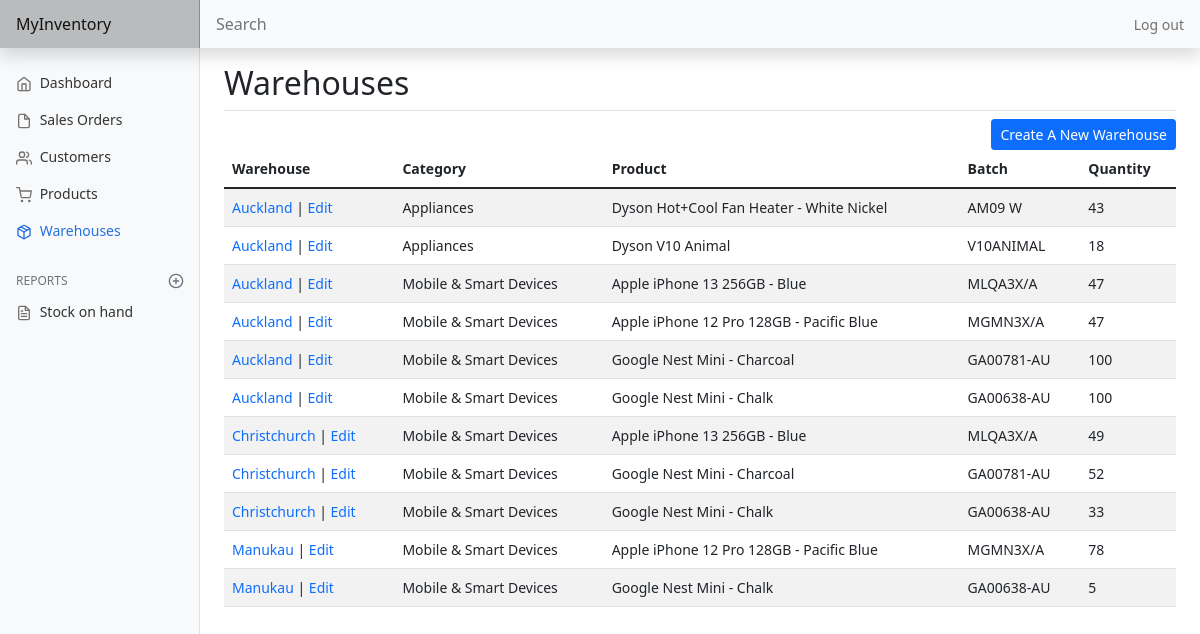
Page /warehouse/list (signed in) on the committed database.
### inventory/models.py (models this page shows, shortened)
class Shelf(models.Model):
    user = models.ForeignKey(
        User, on_delete=models.CASCADE, related_name="shelves")
    warehouse = models.ForeignKey(Warehouse, on_delete=models.CASCADE)
    product = models.ForeignKey(Product, on_delete=models.CASCADE)
    quantity = models.DecimalField(
        max_digits=19, decimal_places=10, default=0)

class Warehouse(models.Model):
    user = models.ForeignKey(
        User, on_delete=models.CASCADE, related_name="warehouses")
    warehouse = models.CharField(max_length=64)
    def __str__(self):
        return f"{ self.warehouse }"

class Product(models.Model):
    user = models.ForeignKey(
        User, on_delete=models.CASCADE, related_name="products")
    name = models.CharField(max_length=100)
    sku = models.CharField(blank=True, max_length=20)
    barcode = models.CharField(blank=True, max_length=32)
    category = models.ForeignKey(
        ProductCategory, on_delete=models.PROTECT, related_name="products")
    batch = models.CharField(max_length=20)
    expiry_date = models.DateField(null=True, blank=True)
    unit_cost = models.DecimalField(
        max_digits=19, decimal_places=10, default=0)
    retail_price = models.DecimalField(
        max_digits=19, decimal_places=10, default=1)

class ProductCategory(models.Model):
    user = models.ForeignKey(
        User, on_delete=models.CASCADE, related_name="categories")
    category = models.CharField(max_length=64)
    def __str__(self):
        return f"{ self.category }"

### inventory/views.py (the view)
# urls.py: path('warehouse/list', views.warehouse, name="warehouse"),
@login_required
def warehouse(request):
    if not request.user.is_authenticated:
        return JsonResponse(status=404)
    warehouses = Warehouse.objects.filter(
        user=request.user).order_by('warehouse')
    shelves = Shelf.objects.filter(
        user=request.user).order_by('warehouse', '-product')
    return render(request, "inventory/warehouse.html", {
        'heading': 'Warehouses',
        'warehouses': warehouses,
        'shelves': shelves
    })

### inventory/templates/inventory/warehouse.html (shortened to what this page needs)
{% extends 'inventory/layout.html' %}
{% block body %}
    {% if view %}
        <h2>Viewing Warehouse</h2>
        <div class="d-flex justify-content-start border-top pt-2">
            <a class="btn btn-sm btn-primary" href="{% url 'warehouse' %}">Back</a>
        </div>
    {% else %}
        <h2>Warehouses</h2>
        <div class="d-flex justify-content-end border-top pt-2">
            <a class="btn btn-sm btn-primary" href="{% url 'create_warehouse' %}">Create A New Warehouse</a>
        </div>
    {% endif %}
    {% if not warehouses %}
        <span class="pagination">No warehouse.</span>
    {% else %}
        <div class="table-responsive-md">
            <table class="table table-striped table-hover">
                <thead>
                    <tr class="table-striped">
                        <th scope="col">Warehouse</th>
                        <th scope="col">Category</th>
                        <th scope="col">Product</th>
                        <th scope="col">Batch</th>
                        <th scope="col">Quantity</th>
                    </tr>
                </thead>
                <tbody>
                    {% for shelf in shelves %}
                        <tr class="table-striped">
                            <td>
                                {% if view %}
                                    {{ shelf.warehouse }}
                                {% else %}
                                    <a class="text-decoration-none" href="{% url 'view_warehouse' shelf.warehouse.id %}">{{ shelf.warehouse }}</a>
                                {% endif %}
                                 | <a class="edit-link fw-light" href="{% url 'edit_warehouse' shelf.warehouse.id %}">Edit</a>
                            </td>
                            <td>{{ shelf.product.category }}</td>
                            <td>{{ shelf.product.name }}</td>
                            <td>{{ shelf.product.batch }}</td>
                            <td>{{ shelf.quantity|floatformat:0 }}</td>
                        </tr>
                    {% endfor %}
                </tbody>
            </table>
        </div>
    {% endif %}
{% endblock %}

### inventory/static/inventory/dashboard.css (style rules this page uses)
body { font-size: .875rem; }

### inventory/static/inventory/style.css (style rules this page uses)
.edit-link { text-decoration: none; }

### rows in the picture
Shelf: warehouse "Auckland", product.category "Appliances", product.name "Dyson Hot+Cool Fan Heater - White Nickel", product.batch "AM09 W", quantity "43"
Shelf: warehouse "Auckland", product.category "Appliances", product.name "Dyson V10 Animal", product.batch "V10ANIMAL", quantity "18"
Shelf: warehouse "Auckland", product.category "Mobile & Smart Devices", product.name "Apple iPhone 13 256GB - Blue", product.batch "MLQA3X/A", quantity "47"
Shelf: warehouse "Auckland", product.category "Mobile & Smart Devices", product.name "Apple iPhone 12 Pro 128GB - Pacific Blue", product.batch "MGMN3X/A", quantity "47"
Shelf: warehouse "Auckland", product.category "Mobile & Smart Devices", product.name "Google Nest Mini - Charcoal", product.batch "GA00781-AU", quantity "100"
Shelf: warehouse "Auckland", product.category "Mobile & Smart Devices", product.name "Google Nest Mini - Chalk", product.batch "GA00638-AU", quantity "100"
Shelf: warehouse "Christchurch", product.category "Mobile & Smart Devices", product.name "Apple iPhone 13 256GB - Blue", product.batch "MLQA3X/A", quantity "49"
Shelf: warehouse "Christchurch", product.category "Mobile & Smart Devices", product.name "Google Nest Mini - Charcoal", product.batch "GA00781-AU", quantity "52"
Shelf: warehouse "Christchurch", product.category "Mobile & Smart Devices", product.name "Google Nest Mini - Chalk", product.batch "GA00638-AU", quantity "33"
Shelf: warehouse "Manukau", product.category "Mobile & Smart Devices", product.name "Apple iPhone 12 Pro 128GB - Pacific Blue", product.batch "MGMN3X/A", quantity "78"
Shelf: warehouse "Manukau", product.category "Mobile & Smart Devices", product.name "Google Nest Mini - Chalk", product.batch "GA00638-AU", quantity "5"
